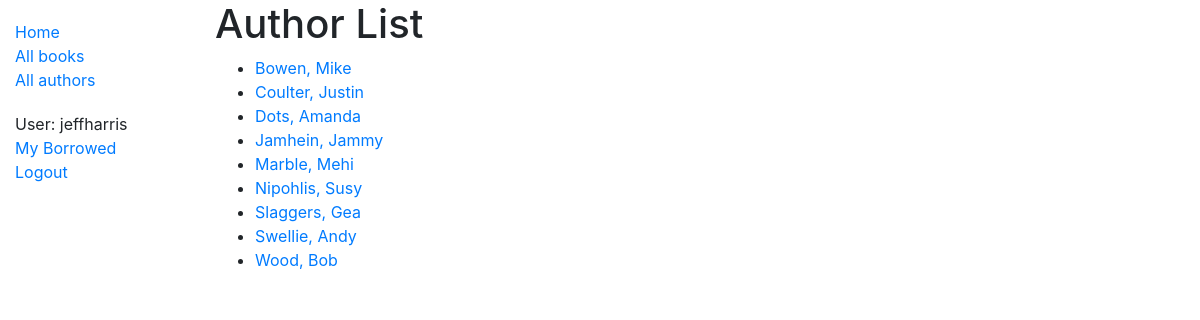
Screenshot of /catalog/authors/ (signed in) with the database file from the repository.
### catalog/models.py (models this page shows)
class Author(models.Model):
    first_name = models.CharField(max_length=100)
    last_name = models.CharField(max_length=100)
    date_of_birth = models.DateField(null=True, blank=True)
    date_of_death = models.DateField('Died', null=True, blank=True)
    class Meta:
        ordering = ['last_name', 'first_name']
    def get_absolute_url(self):
        return reverse('author-detail', args=[str(self.id)])
    def __str__(self):
        return f'{self.last_name}, {self.first_name}'

### catalog/views.py (the view)
# urls.py: path('authors/', views.AuthorListView.as_view(), name='authors'),
class AuthorListView(LoginRequiredMixin,generic.ListView):
    model = Author

### catalog/templates/catalog/author_list.html
{% extends "base_generic.html" %}
{% block content %}
  <h1>Author List</h1>
  {% if author_list %}
  <ul>
    {% for author in author_list %}
      <li>
        <a href="{{ author.get_absolute_url }}">{{ author }}</a>
      </li>
    {% endfor %}
  </ul>
  {% else %}
    <p>There are no books in the library.</p>
  {% endif %}
{% endblock %}

### catalog/templates/base_generic.html (shortened to what this page needs)
<!DOCTYPE html>
<html lang="en">
<head>
  <link rel="stylesheet" href="https://stackpath.bootstrapcdn.com/bootstrap/4.1.3/css/bootstrap.min.css">
  {% load static %}
  <link rel="stylesheet" href="{% static 'css/styles.css' %}">
</head>
<body>
  <div class="container-fluid">
    <div class="row">
      <div class="col-sm-2">
      {% block sidebar %}
        <ul class="sidebar-nav">
            <li><a href="{% url 'index' %}">Home</a></li>
            <li><a href="{% url 'books' %}">All books</a></li>
            <li><a href="{% url 'authors' %}">All authors</a></li>
        </ul>
        <ul class="sidebar-nav">
          {% if user.is_authenticated %}
            <li>User: {{ user.get_username }}</li>
            <li><a href="{% url 'my-borrowed' %}">My Borrowed</a></li>
            <li><a href="{% url 'logout'%}?next={{request.path}}">Logout</a></li>
          {% else %}
            <li><a href="{% url 'login'%}?next={{request.path}}">Login</a></li>
          {% endif %}
        </ul>
     {% endblock %}
      </div>
      <div class="col-sm-10 ">{% block content %}{% endblock %}
      </div>
    </div>
  </div>
</body>
</html>

### catalog/static/css/styles.css (style rules this page uses)
.sidebar-nav { margin-top: 20px; padding: 0; list-style: none; }

### rows the page displays
Author: last_name+first_name "Bowen, Mike"
Author: last_name+first_name "Coulter, Justin"
Author: last_name+first_name "Dots, Amanda"
Author: last_name+first_name "Jamhein, Jammy"
Author: last_name+first_name "Marble, Mehi"
Author: last_name+first_name "Nipohlis, Susy"
Author: last_name+first_name "Slaggers, Gea"
Author: last_name+first_name "Swellie, Andy"
Author: last_name+first_name "Wood, Bob"

### other values shown
{{ user.get_username }} "jeffharris"
